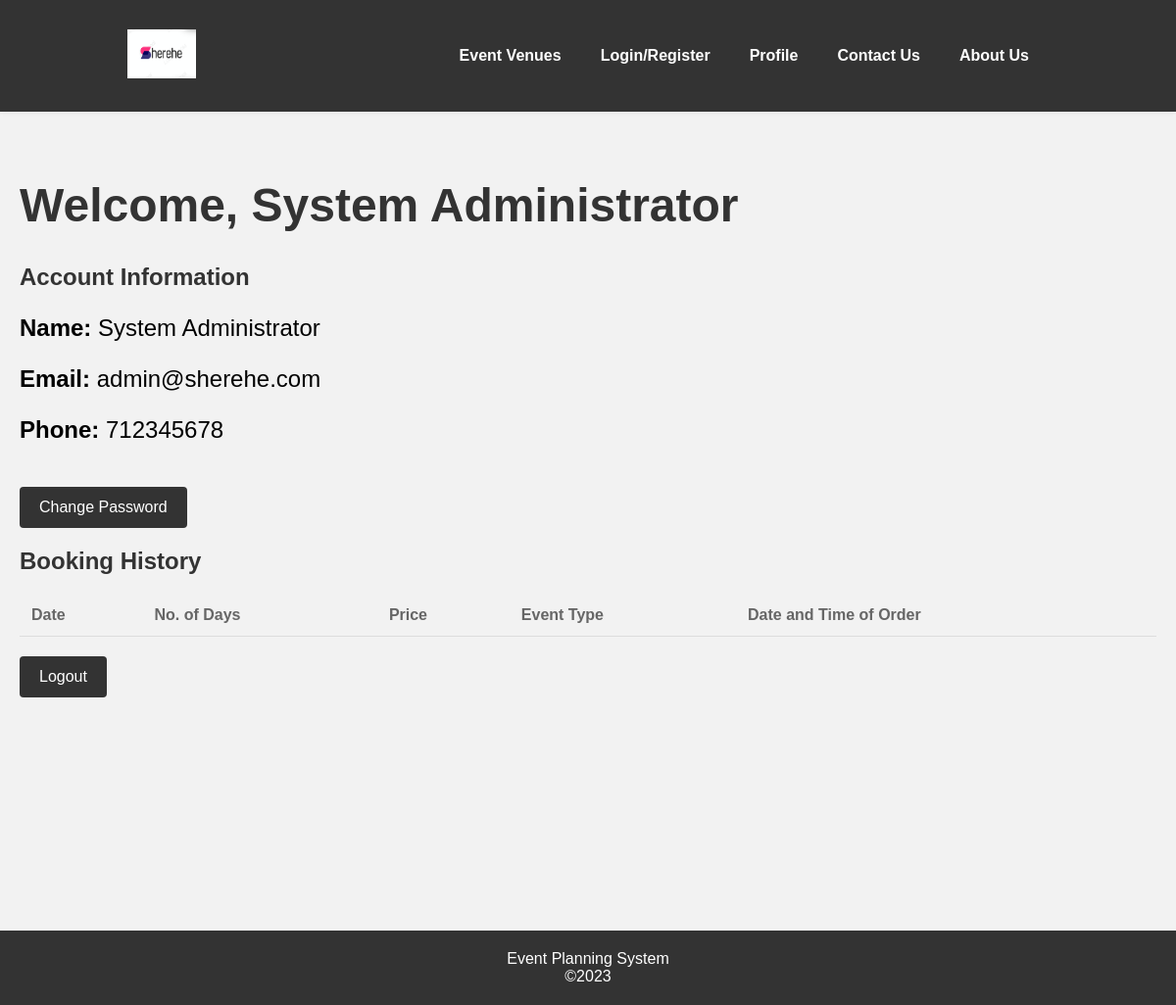
Page /profile.php (signed in) on the committed database.
### tables this page shows
CREATE TABLE `customers` (
  `customer_id` int(20) NOT NULL,
  `customer_name` text NOT NULL,
  `customer_email` varchar(20) NOT NULL,
  `username` varchar(20) NOT NULL,
  `password` varchar(25) NOT NULL,
  `customer_phone` int(20) NOT NULL
);

### profile.php (the view, shortened to what this page needs)
<?php
$db = new mysqli('localhost', 'root', '', 'sherehe');
$username = $_SESSION['username'];
$sql = "SELECT customer_name, customer_email, customer_phone FROM customers WHERE username = '$username'";
$result = $db->query($sql);
$row = $result->fetch_assoc();
$name = $row['customer_name'];
$email = $row['customer_email'];
$phone = $row['customer_phone'];
?>
<!DOCTYPE html>
<html>
<head>
  <link rel="stylesheet" href="profile.css">
</head>
<body>
<header>
    <nav>
      <a href="index.php"><img src="images/logo.png" alt="Sherehe logo"></a>
      <ul>
        <li><a href="planning.php">Event Venues</a></li>
        <li><a href="login.php">Login/Register</a></li>
        <li><a href="profile.php">Profile</a></li>
        <li><a href="contact_us.php">Contact Us</a></li>
        <li><a href="about_us.php">About Us</a></li>
      </ul>
    </nav>
  </header>
  <main>
  <h1>Welcome, <?php echo $name; ?></h1>
  <h2>Account Information</h2>
  <p><strong>Name:</strong> <?php echo $name; ?></p>
  <p><strong>Email:</strong> <?php echo $email; ?></p>
  <p><strong>Phone:</strong> <?php echo $phone; ?></p>
  <form action="change-pass.php">
    <button type="submit">Change Password</button>
  </form>
  <h2>Booking History</h2>
  <table>
    <thead>
      <tr>
        <th>Date</th>
        <th>No. of Days</th>
        <th>Price</th>
        <th>Event Type</th>
        <th>Date and Time of Order</th>
      </tr>
    </thead>
  </table>
  <form action="logout.php">
    <button type="submit">Logout</button>
  </form>
  </main>
  <footer>
    <ul class="info">
      <li style="text-align:center;">Event Planning System <br> ©2023</a></li>
    </ul>
  </footer>
</body>
</html>

### profile.css (style rules this page uses)
body { font-family: Arial, sans-serif; margin: 0; padding: 0; background-color: #f2f2f2; }
h1, h2 { color: #333; }
table { border-collapse: collapse; width: 100%; }
th, td { padding: 12px; text-align: left; border-bottom: 1px solid #ddd; }
th { background-color: #f2f2f2; color: #666; }
button[type="submit"] { background-color: #333; border: none; color: white; padding: 12px 20px; text-align: center; text-decoration: none; display: inline-block; font-size: 16px; margin-top: 20px; cursor: pointer; border-radius: 4px; transition: background-color 0.3s ease; align-items: center; }
header { background-color: #333; box-shadow: 0px 0px 5px rgba(0, 0, 0, 0.1); position: fixed; top: 0; left: 0; right: 0; z-index: 999; }
nav { display: flex; justify-content: space-between; align-items: center; max-width: 960px; margin: 0 auto; padding: 10px; }
nav ul { display: flex; list-style: none; margin: 0; padding: 0; }
nav li { margin-right: 60px; }
nav a { font-weight: bold; transition: color 0.3s ease-in-out; background-color: #333; padding: 10px; text-decoration: none; color: #fff; }
nav img { width: 70px; height: 50px; }
main { max-width: 1200px; margin: 100px auto 0; padding: 50px 20px 0; }
@media only screen and (min-width: 1024px) { nav { padding: 20px; } }
@media only screen and (min-width: 1024px) { nav li { margin-right: 20px; } }
@media only screen and (min-width: 1024px) { nav img { width: 70px; height: 50px; } }
@media only screen and (min-width: 1024px) { main { height: 700px; } }
@media only screen and (min-width: 1024px) { h1 { font-size: 48px; } }
@media only screen and (min-width: 1024px) { p { font-size: 24px; } }
footer { background-color: #333; color: white; padding: 20px; text-align: center; margin-top: 100px; }
ul.info { display: flex; justify-content: center; list-style: none; margin: 0; padding: 0; }
ul.info li { margin: 0 10px; }

### rows in the picture
customers: customer_name "System Administrator", customer_email "admin@sherehe.com", customer_phone "712345678"
